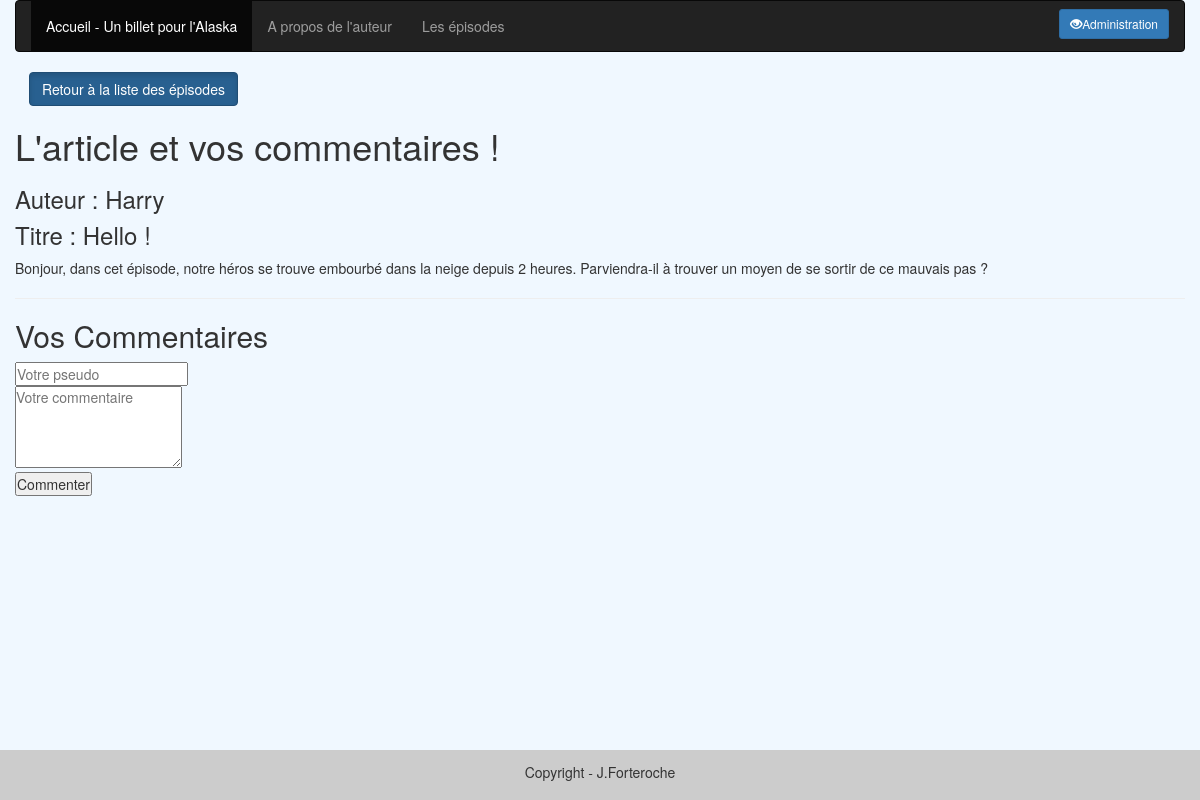
/commentaires.php?billeto=39, run on the app's committed database.
### tables this page shows
CREATE TABLE `news` (
  `id` smallint(5) UNSIGNED NOT NULL,
  `auteur` varchar(30) NOT NULL,
  `titre` varchar(100) NOT NULL,
  `contenu` text NOT NULL,
  `dateAjout` datetime NOT NULL,
  `dateModif` datetime NOT NULL
);

### commentaires.php (the view, shortened to what this page needs)
<?php
  include_once ('_head_episodes.php');
  include_once("_menus.php");
  function getBdd() {
  $bdd = new PDO('mysql:host=localhost;dbname=systeme_news;charset=utf8', 'root', 'root');
  return $bdd;
        }
  $bdd = getBdd();
  $req = $bdd->prepare('SELECT id, auteur, titre, contenu FROM news WHERE id = ?');
  $req->execute(array($_GET['billeto']));
  $donnees = $req->fetch();
  ?>
    <p style="font-weight:bold; margin-left:1em;margin-top: 1em;"><a button type="button" class="btn btn-primary active" href='episodes.php'> Retour à la liste des épisodes</a></p>
    <h1>L'article et vos commentaires !</h1>
    <div class="news">
    <h3>
     <p>Auteur : <?php echo $donnees['auteur'].'<br/>'; ?></p>
      <p>Titre : <?php echo $donnees['titre']; ?></p>
    </h3>
      <p><?php echo $donnees['contenu']; ?></p>
  </div>
  <hr>
  <h2>Vos Commentaires </h2>
<section id="commentaire_section">
      <?php include_once ('_form_commentaire.php'); ?>
</section>
</div>
    <?php include("_pied_de_page.php");?>

### css/episodes.css (style rules this page uses)
* { margin:0; padding:0; }
body { background-color:rgb(240, 248, 255) ; }
html { height:100%; }

### data on the page
news: auteur "Harry", titre "Hello !", contenu "Bonjour, dans cet épisode, notre héros se trouve embourbé dans la neige depuis 2 heures. Parviendra-il à trouver un moyen de se sortir de ce mauvais pas ?"
